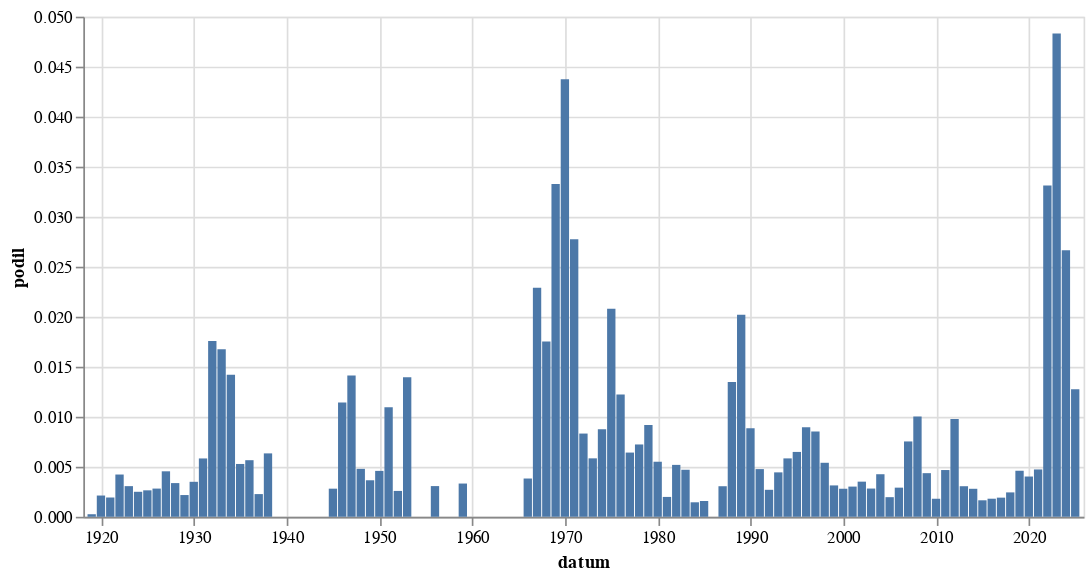

Notebook code cell kept with this figure:
### Code cell
alt.Chart(
    hledej("[Ii]nfla[cč]").to_pandas(),
    width = 600
).mark_bar(
).encode(
    alt.X('datum:T'),
    alt.Y('podil:Q')
)

### Figure 1 — Vega-Lite specification as saved in the notebook (floating-point values rounded to 4 significant figures)
{"config": {"view": {"continuousWidth": 300, "continuousHeight": 300}}, "data": {"name": "data-d2c2a3d91700e9f450c20e0b613723de"}, "mark": {"type": "bar"}, "encoding": {"x": {"field": "datum", "type": "temporal"}, "y": {"field": "podil", "type": "quantitative"}}, "width": 600, "$schema": "https://vega.github.io/schema/vega-lite/v5.8.0.json", "datasets": {"data-d2c2a3d91700e9f450c20e0b613723de": [{"datum": "1919-01-01T00:00:00", "text": 1, "text_right": 3941, "podil": 0.0002537, "co": "[Ii]nfla[cč]"}, {"datum": "1920-01-01T00:00:00", "text": 12, "text_right": 5652, "podil": 0.002123, "co": "[Ii]nfla[cč]"}, {"datum": "1921-01-01T00:00:00", "text": 15, "text_right": 7785, "podil": 0.001927, "co": "[Ii]nfla[cč]"}, {"datum": "1922-01-01T00:00:00", "text": 32, "text_right": 7576, "podil": 0.004224, "co": "[Ii]nfla[cč]"}, {"datum": "1923-01-01T00:00:00", "text": 16, "text_right": 5225, "podil": 0.003062, "co": "[Ii]nfla[cč]"}, {"datum": "1924-01-01T00:00:00", "text": 14, "text_right": 5605, "podil": 0.002498, "co": "[Ii]nfla[cč]"}, {"datum": "1925-01-01T00:00:00", "text": 12, "text_right": 4539, "podil": 0.002644, "co": "[Ii]nfla[cč]"}, {"datum": "1926-01-01T00:00:00", "text": 20, "text_right": 7098, "podil": 0.002818, "co": "[Ii]nfla[cč]"}, {"datum": "1927-01-01T00:00:00", "text": 28, "text_right": 6160, "podil": 0.004545, "co": "[Ii]nfla[cč]"}, {"datum": "1928-01-01T00:00:00", "text": 20, "text_right": 5940, "podil": 0.003367, "co": "[Ii]nfla[cč]"}, {"datum": "1929-01-01T00:00:00", "text": 8, "text_right": 3684, "podil": 0.002172, "co": "[Ii]nfla[cč]"}, {"datum": "1930-01-01T00:00:00", "text": 26, "text_right": 7437, "podil": 0.003496, "co": "[Ii]nfla[cč]"}, {"datum": "1931-01-01T00:00:00", "text": 35, "text_right": 6002, "podil": 0.005831, "co": "[Ii]nfla[cč]"}, {"datum": "1932-01-01T00:00:00", "text": 63, "text_right": 3586, "podil": 0.01757, "co": "[Ii]nfla[cč]"}, {"datum": "1933-01-01T00:00:00", "text": 68, "text_right": 4059, "podil": 0.01675, "co": "[Ii]nfla[cč]"}, {"datum": "1934-01-01T00:00:00", "text": 46, "text_right": 3242, "podil": 0.01419, "co": "[Ii]nfla[cč]"}, {"datum": "1935-01-01T00:00:00", "text": 17, "text_right": 3220, "podil": 0.00528, "co": "[Ii]nfla[cč]"}, {"datum": "1936-01-01T00:00:00", "text": 19, "text_right": 3359, "podil": 0.005656, "co": "[Ii]nfla[cč]"}, {"datum": "1937-01-01T00:00:00", "text": 7, "text_right": 3087, "podil": 0.002268, "co": "[Ii]nfla[cč]"}, {"datum": "1938-01-01T00:00:00", "text": 10, "text_right": 1578, "podil": 0.006337, "co": "[Ii]nfla[cč]"}, {"datum": "1945-01-01T00:00:00", "text": 2, "text_right": 712, "podil": 0.002809, "co": "[Ii]nfla[cč]"}, {"datum": "1946-01-01T00:00:00", "text": 32, "text_right": 2802, "podil": 0.01142, "co": "[Ii]nfla[cč]"}, {"datum": "1947-01-01T00:00:00", "text": 35, "text_right": 2480, "podil": 0.01411, "co": "[Ii]nfla[cč]"}, {"datum": "1948-01-01T00:00:00", "text": 12, "text_right": 2504, "podil": 0.004792, "co": "[Ii]nfla[cč]"}, {"datum": "1949-01-01T00:00:00", "text": 3, "text_right": 822, "podil": 0.00365, "co": "[Ii]nfla[cč]"}, {"datum": "1950-01-01T00:00:00", "text": 2, "text_right": 436, "podil": 0.004587, "co": "[Ii]nfla[cč]"}, {"datum": "1951-01-01T00:00:00", "text": 4, "text_right": 365, "podil": 0.01096, "co": "[Ii]nfla[cč]"}, {"datum": "1952-01-01T00:00:00", "text": 1, "text_right": 387, "podil": 0.002584, "co": "[Ii]nfla[cč]"}, {"datum": "1953-01-01T00:00:00", "text": 4, "text_right": 287, "podil": 0.01394, "co": "[Ii]nfla[cč]"}, {"datum": "1956-01-01T00:00:00", "text": 1, "text_right": 326, "podil": 0.003067, "co": "[Ii]nfla[cč]"}, {"datum": "1959-01-01T00:00:00", "text": 1, "text_right": 301, "podil": 0.003322, "co": "[Ii]nfla[cč]"}, {"datum": "1966-01-01T00:00:00", "text": 2, "text_right": 523, "podil": 0.003824, "co": "[Ii]nfla[cč]"}, {"datum": "1967-01-01T00:00:00", "text": 12, "text_right": 524, "podil": 0.0229, "co": "[Ii]nfla[cč]"}, {"datum": "1968-01-01T00:00:00", "text": 35, "text_right": 1997, "podil": 0.01753, "co": "[Ii]nfla[cč]"}, {"datum": "1969-01-01T00:00:00", "text": 47, "text_right": 1413, "podil": 0.03326, "co": "[Ii]nfla[cč]"}, {"datum": "1970-01-01T00:00:00", "text": 42, "text_right": 960, "podil": 0.04375, "co": "[Ii]nfla[cč]"}, {"datum": "1971-01-01T00:00:00", "text": 24, "text_right": 865, "podil": 0.02775, "co": "[Ii]nfla[cč]"}, {"datum": "1972-01-01T00:00:00", "text": 5, "text_right": 601, "podil": 0.008319, "co": "[Ii]nfla[cč]"}, {"datum": "1973-01-01T00:00:00", "text": 5, "text_right": 856, "podil": 0.005841, "co": "[Ii]nfla[cč]"}, {"datum": "1974-01-01T00:00:00", "text": 7, "text_right": 800, "podil": 0.00875, "co": "[Ii]nfla[cč]"}, {"datum": "1975-01-01T00:00:00", "text": 19, "text_right": 914, "podil": 0.02079, "co": "[Ii]nfla[cč]"}, {"datum": "1976-01-01T00:00:00", "text": 8, "text_right": 655, "podil": 0.01221, "co": "[Ii]nfla[cč]"}, {"datum": "1977-01-01T00:00:00", "text": 5, "text_right": 779, "podil": 0.006418, "co": "[Ii]nfla[cč]"}, {"datum": "1978-01-01T00:00:00", "text": 6, "text_right": 830, "podil": 0.007229, "co": "[Ii]nfla[cč]"}, {"datum": "1979-01-01T00:00:00", "text": 6, "text_right": 654, "podil": 0.009174, "co": "[Ii]nfla[cč]"}, {"datum": "1980-01-01T00:00:00", "text": 4, "text_right": 727, "podil": 0.005502, "co": "[Ii]nfla[cč]"}, {"datum": "1981-01-01T00:00:00", "text": 1, "text_right": 504, "podil": 0.001984, "co": "[Ii]nfla[cč]"}, {"datum": "1982-01-01T00:00:00", "text": 4, "text_right": 771, "podil": 0.005188, "co": "[Ii]nfla[cč]"}, {"datum": "1983-01-01T00:00:00", "text": 4, "text_right": 851, "podil": 0.0047, "co": "[Ii]nfla[cč]"}, {"datum": "1984-01-01T00:00:00", "text": 1, "text_right": 691, "podil": 0.001447, "co": "[Ii]nfla[cč]"}, {"datum": "1985-01-01T00:00:00", "text": 1, "text_right": 635, "podil": 0.001575, "co": "[Ii]nfla[cč]"}, {"datum": "1987-01-01T00:00:00", "text": 2, "text_right": 655, "podil": 0.003053, "co": "[Ii]nfla[cč]"}, {"datum": "1988-01-01T00:00:00", "text": 12, "text_right": 891, "podil": 0.01347, "co": "[Ii]nfla[cč]"}, {"datum": "1989-01-01T00:00:00", "text": 36, "text_right": 1782, "podil": 0.0202, "co": "[Ii]nfla[cč]"}, {"datum": "1990-01-01T00:00:00", "text": 138, "text_right": 15594, "podil": 0.00885, "co": "[Ii]nfla[cč]"}, {"datum": "1991-01-01T00:00:00", "text": 147, "text_right": 30847, "podil": 0.004765, "co": "[Ii]nfla[cč]"}, {"datum": "1992-01-01T00:00:00", "text": 67, "text_right": 24848, "podil": 0.002696, "co": "[Ii]nfla[cč]"}, {"datum": "1993-01-01T00:00:00", "text": 38, "text_right": 8560, "podil": 0.004439, "co": "[Ii]nfla[cč]"}, {"datum": "1994-01-01T00:00:00", "text": 41, "text_right": 7025, "podil": 0.005836, "co": "[Ii]nfla[cč]"}, {"datum": "1995-01-01T00:00:00", "text": 55, "text_right": 8484, "podil": 0.006483, "co": "[Ii]nfla[cč]"}, {"datum": "1996-01-01T00:00:00", "text": 79, "text_right": 8828, "podil": 0.008949, "co": "[Ii]nfla[cč]"}, {"datum": "1997-01-01T00:00:00", "text": 132, "text_right": 15501, "podil": 0.008516, "co": "[Ii]nfla[cč]"}, {"datum": "1998-01-01T00:00:00", "text": 54, "text_right": 10004, "podil": 0.005398, "co": "[Ii]nfla[cč]"}, {"datum": "1999-01-01T00:00:00", "text": 58, "text_right": 18500, "podil": 0.003135, "co": "[Ii]nfla[cč]"}, {"datum": "2000-01-01T00:00:00", "text": 62, "text_right": 22126, "podil": 0.002802, "co": "[Ii]nfla[cč]"}, {"datum": "2001-01-01T00:00:00", "text": 57, "text_right": 18885, "podil": 0.003018, "co": "[Ii]nfla[cč]"}, {"datum": "2002-01-01T00:00:00", "text": 53, "text_right": 15096, "podil": 0.003511, "co": "[Ii]nfla[cč]"}, {"datum": "2003-01-01T00:00:00", "text": 57, "text_right": 20204, "podil": 0.002821, "co": "[Ii]nfla[cč]"}, {"datum": "2004-01-01T00:00:00", "text": 79, "text_right": 18574, "podil": 0.004253, "co": "[Ii]nfla[cč]"}, {"datum": "2005-01-01T00:00:00", "text": 41, "text_right": 20922, "podil": 0.00196, "co": "[Ii]nfla[cč]"}, {"datum": "2006-01-01T00:00:00", "text": 38, "text_right": 13051, "podil": 0.002912, "co": "[Ii]nfla[cč]"}, {"datum": "2007-01-01T00:00:00", "text": 98, "text_right": 13012, "podil": 0.007532, "co": "[Ii]nfla[cč]"}, {"datum": "2008-01-01T00:00:00", "text": 133, "text_right": 13283, "podil": 0.01001, "co": "[Ii]nfla[cč]"}, {"datum": "2009-01-01T00:00:00", "text": 69, "text_right": 15826, "podil": 0.00436, "co": "[Ii]nfla[cč]"}, {"datum": "2010-01-01T00:00:00", "text": 22, "text_right": 12210, "podil": 0.001802, "co": "[Ii]nfla[cč]"}, {"datum": "2011-01-01T00:00:00", "text": 80, "text_right": 17122, "podil": 0.004672, "co": "[Ii]nfla[cč]"}, {"datum": "2012-01-01T00:00:00", "text": 136, "text_right": 13916, "podil": 0.009773, "co": "[Ii]nfla[cč]"}, {"datum": "2013-01-01T00:00:00", "text": 28, "text_right": 9166, "podil": 0.003055, "co": "[Ii]nfla[cč]"}, {"datum": "2014-01-01T00:00:00", "text": 56, "text_right": 20014, "podil": 0.002798, "co": "[Ii]nfla[cč]"}, {"datum": "2015-01-01T00:00:00", "text": 34, "text_right": 20641, "podil": 0.001647, "co": "[Ii]nfla[cč]"}, {"datum": "2016-01-01T00:00:00", "text": 39, "text_right": 21596, "podil": 0.001806, "co": "[Ii]nfla[cč]"}, {"datum": "2017-01-01T00:00:00", "text": 33, "text_right": 17256, "podil": 0.001912, "co": "[Ii]nfla[cč]"}, {"datum": "2018-01-01T00:00:00", "text": 48, "text_right": 19697, "podil": 0.002437, "co": "[Ii]nfla[cč]"}, {"datum": "2019-01-01T00:00:00", "text": 109, "text_right": 23689, "podil": 0.004601, "co": "[Ii]nfla[cč]"}, {"datum": "2020-01-01T00:00:00", "text": 89, "text_right": 22119, "podil": 0.004024, "co": "[Ii]nfla[cč]"}, {"datum": "2021-01-01T00:00:00", "text": 88, "text_right": 18601, "podil": 0.004731, "co": "[Ii]nfla[cč]"}, {"datum": "2022-01-01T00:00:00", "text": 656, "text_right": 19803, "podil": 0.03313, "co": "[Ii]nfla[cč]"}, {"datum": "2023-01-01T00:00:00", "text": 1124, "text_right": 23266, "podil": 0.04831, "co": "[Ii]nfla[cč]"}, {"datum": "2024-01-01T00:00:00", "text": 603, "text_right": 22624, "podil": 0.02665, "co": "[Ii]nfla[cč]"}, {"datum": "2025-01-01T00:00:00", "text": 122, "text_right": 9563, "podil": 0.01276, "co": "[Ii]nfla[cč]"}]}}
